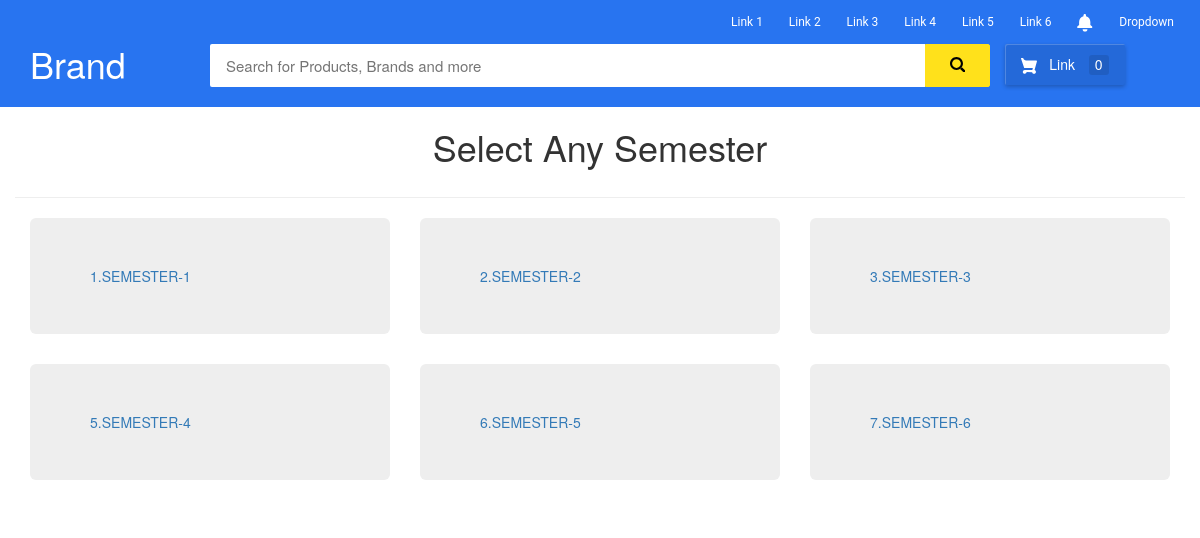
The app's page /bank/college/1/branch/1/ with its own data.
### bank/models.py (models this page shows, shortened)
class Semester(models.Model):
    semester_name = models.CharField(max_length=30)

### bank/views.py (the view)
def show_sem(request, cid, bbid):
    semester_views = Semester.objects.all()
    return render(request, 'bank/semester.html', {'semester_views': semester_views, 'bbid': bbid, 'cid': cid})

### bank/templates/bank/semester.html (shortened to what this page needs)
{% extends "bank/base.html" %} {% block body %}
<div class="container">
    <center>
        <h1>Select Any Semester</h1></center>
    <div class="row">
        <hr> {% for sem in semester_views %}
        <div class="col-md-4">
            <div class="jumbotron">
                    <div>
                        <a href="/bank/college/{{ cid }}/branch/{{bbid}}/semester/{{sem.id}}">{{sem.id}}.{{sem.semester_name}}</a>
                    </div>
            </div>
        </div>
        {% endfor %}
    </div>
</div>
{% endblock body %}

### records on screen
Semester: id "1", semester_name "SEMESTER-1"
Semester: id "2", semester_name "SEMESTER-2"
Semester: id "3", semester_name "SEMESTER-3"
Semester: id "5", semester_name "SEMESTER-4"
Semester: id "6", semester_name "SEMESTER-5"
Semester: id "7", semester_name "SEMESTER-6"
